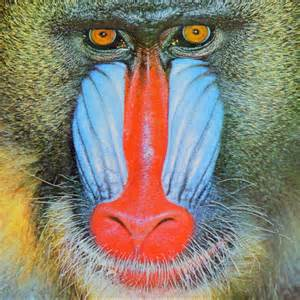
#> input picture numpy_section/image1.jpg, 300 x 300 px
$ jupyter execute NumpyTutorial.ipynb   (shell and % lines are left out)
#> lines starting #> are read from the running program, lines starting #| are printed output that depends on the picture
# Quick and Dirty Guide To Numpy

**So you want to learn about numpy?**

Numpy is an important library for anyone wanting to work with large scale datasets in Python.  Numpy arrays provide value because they are easier and faster to manipulate than traditional python lists.

### Why use numpy arrays instead of Python lists?

1. Saves you time as a programmer: when using lists, you have to use loops to apply a function to each element of an array.  In numpy, all common mathematical computations can be vectorized.  This leads to a much faster runtime, as well as fewer lines of code.

2. Under the hood, numpy arrays use less memory, and are constrained to a single data type, which enables faster execution.

The figure above shows the memory diagram of a numpy array.  Python lists have special functionality where their elements don't all have to be of the same type.  As a result, under the hood python lists are actually an array of pointers that point to the actual array elements.  Hopefully, this fact provides some intuition as to why many operations run faster with numpy arrays as the underlying data structure! Neat!

### Let's get started!

[cell 1]
#It's a common convention to abbreviate numpy as np
import numpy as np

### Creating a Numpy Array
There are many ways to create a numpy array.  In general, the options are
- converting other Python data structures to np.array format
- numpy functions that create new arrays (i.e. np.ones, np.zeros, np.arange)
- reading files from disk (in this class, mostly images)

[cell 2]
#unlike lists, you cannot create an empty numpy array
print("1 dimensional: ")
x = np.array([1,2,3,4,5])
print("Shape: ", x.shape)
x

[cell 3]
print("2 dimensional: ")
y = np.array([[1,2,3,4,5], [6,7,8,9,10]])
print("Shape: ", y.shape)
y

[cell 4]
print("you can create an array of any dimensions using np.zeros")
#the double parentheses mean that you are specifying the shape of the array as a tuple
z = np.zeros((3,3))
z

[cell 5]
#other handy things
identity = np.eye(3)
print(identity)

ones = np.ones((2,2))
ones

### Accessing elements

[cell 6]
#just like a list, np arrays are zero indexed.  This gets the 0th row, col
print(identity[0,0])

#you can also slice arrays
print(identity[0:2, 0:2]) # takes everything up to, but not including, the end index

### Array attributes

[cell 7]
print(identity.shape) #returns tuple of dimensions
print(identity.size) # returns total number of elements
print(identity.dtype) #the default dtype is float64

[cell 8]
#To specify a specific data type, use the dtype parameter in the np.array constructor
x = np.array([1,2,3,4], dtype = np.int32)
x.dtype

### Matrix Operations
Numpy makes it easy to do matrix operations on arrays, like multiply, invert, etc.

[cell 9]
x = np.ones((3,3))
y = np.zeros((3,3))
eye = np.identity(3)

#all arithmetic operations are applied to a matrix element-wise
print("Original: ")
print(x)
print()
print(x + 1)
print()
print(4.5*x)
print()
print(x/2.0)

[cell 10]
#using the multiplication operator will do elementwise multiplication, NOT matrix multiplication
x*eye

[cell 11]
# np.dot can be used for inner products, or for plain - ole matrix multiplication
# to do matrix multiplication, use the np.dot function
# np.dot(x, eye)
x @ eye

[cell 12]
#numpy arrays have builtin methods to calculate summary statistics such as std. dev., mean, min, max, sum
y = np.random.random(9).reshape(3,3)
print("std:", y.std())
print("mean:", y.mean())
print("sum:", y.sum())

print()
#you can also do these operations with respect to a particular axis
print("std (rows):", y.std(axis = 1))
print("mean (rows):", y.mean(axis = 1))

### np concatenate will be your best friend in this class...
A complete list of possible array manipulations can be found here:
https://numpy.org/devdocs/reference/routines.array-manipulation.html

[cell 13]
np.concatenate((x,y), axis = 0)

[cell 14]
result = np.concatenate((x,y), axis = 1)
result

[cell 15]
#not an inplace operation, if you want it to persist you need to reassign the variable using =
np.transpose(result)

[cell 16]
#to invert a matrix use np.linalg.inv
x = np.array([[1,1], [1,0]])
np.linalg.inv(x)

### Broadcasting
The term broadcasting refers to how numpy treats doing arithmetic operations on arrays of different shapes.
When operating on two arrays, NumPy compares their shapes element-wise. Two dimensions are compatible when
* they are equal, or
* one of them is 1

If the dimensional are different, but one of them is 1, then numpy will apply the operation to each column on that axis

[cell 17]
x = np.array(range(5))
x = x.reshape(5, 1)
print("x is a column vector")
print()
print(x.shape)
print(x)

y = np.ones((5))
print("y is a row vector")
print(y.shape)
print(y)

[cell 18]
print(x+y)

### Real world example of why broadcasting is useful

[cell 19]
# Suppose we have a matrix where we want to normalize the rows to have mean zero
matrix = 10*np.random.rand(4,5)
matrix

[cell 20]
row_means = matrix.mean(axis = 1).reshape((4,1))
row_means

[cell 21]
matrix = matrix - row_means
print(matrix)
matrix.mean(axis = 1)

### Using boolean masks
In numpy, when you compare two arrays, you get a boolean mask as the output.  You can then use this boolean mask to grab specific values in an array.

[cell 22]
array = np.array(range(20)).reshape((4,5))
output = array > 10
output

[cell 23]
array[output]

[cell 24]
#you can combine boolean statements for more complicated operations
mask = (array < 5) | (array > 15)
mask

## Practice boolean mask problem
Given a matrix, change all of the negative values to zero

[cell 25]
matrix = 2*np.random.rand(5, 5) - 1
print(matrix)

[cell 26]
### SOLUTION ###
mask = matrix < 0
print(mask)
matrix[mask] = 0
print(matrix)

### Reshaping

[cell 27]
#when your reshape, by default you fill the new array by rows
x = np.linspace(1, 12, 6)
print(x)
x = x.reshape((3,2)) #does not reshape in place!
x

# Demo
Imagine I want to apply the function $f(x) = x^2 + x -6$ to every emelent of an array

[cell 28]
#First let's try it with python lists
import random
random.seed(1)
h = 1000
w = 2

def func(x):
    return x**2 + x - 6

first_list = [[random.randint(-10,10), random.randint(-10,10)] for i in range(h)]
print(len(first_list))
first_list[:10]

[cell 29]
for i in range(h):
    for j in range(w):
        first_list[i][j] = func(first_list[i][j])

[cell 30]
first_list[:10]

### Now let's do the same thing with numpy arrays

[cell 31]
#By default, rand returns a rnadom number in the range [0,1) - so we normalize to get the values we want
array = np.random.rand(h* w).reshape((h,w))
array = array*20 - 10
print(array[:10])

[cell 32]
array = array**2 + array - 6

[cell 33]
#Check that it worked
print(array[:10])

### It's way faster!

# Making Plots in Jupyter Notebook
A Matplotlib figure can be categorized into several parts as below:

**Figure:** It is a whole figure which may contain one or more than one axes (plots). You can think of a Figure as a canvas which contains plots.

**Axes:** It is what we generally think of as a plot. A Figure can contain many Axes. It contains two or three (in the case of 3D) Axis objects. Each Axes has a title, an x-label and a y-label.

**Axis:** They are the number line like objects and take care of generating the graph limits.

[cell 34]
import matplotlib.pyplot as plt

[cell 35]
x = np.arange(10)**2
print(x)
plt.plot(x)
plt.show()
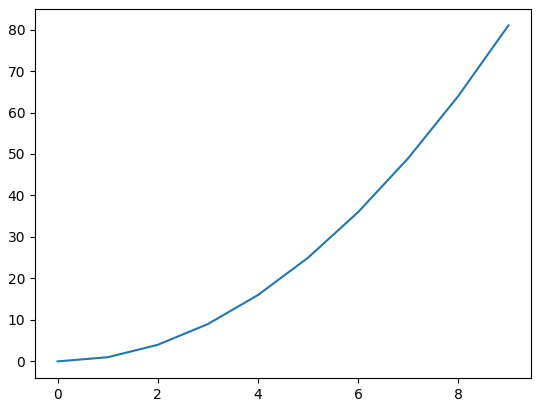
#> figure drawn by matplotlib, 1 panel; curve peaks at x = 9, y = 81

[cell 36]
plt.figure(figsize = (15,15))
plt.plot(x)
plt.title("This is a graph")
plt.xlabel("this is the x label")
plt.ylabel("this is the y label")
plt.show()
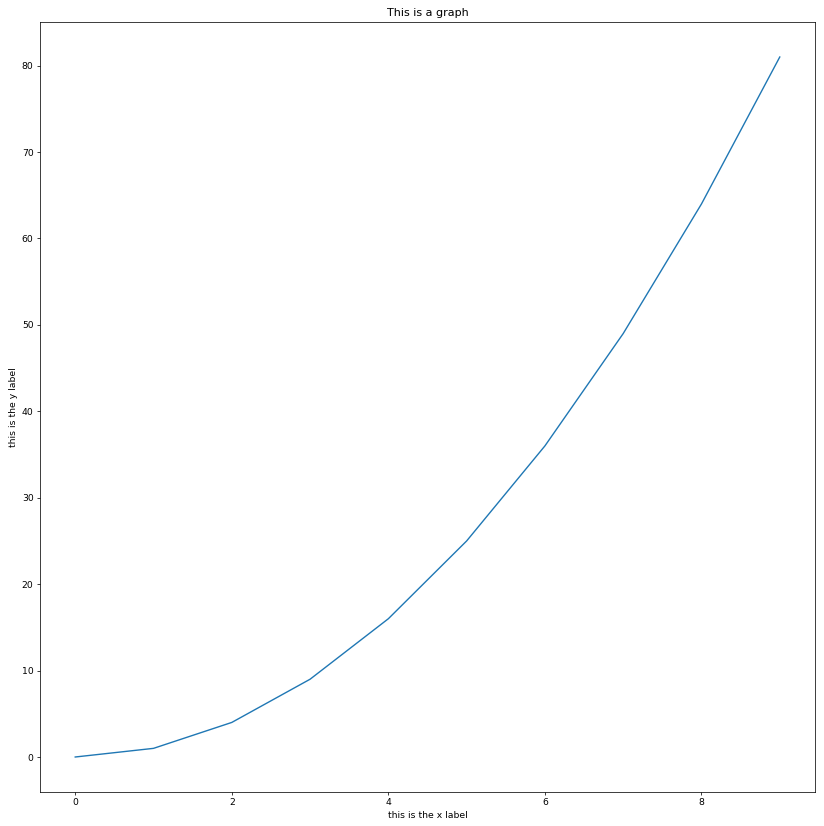
#> figure drawn by matplotlib, 1 panel; curve peaks at x = 9, y = 81

# Part 2

### Data Structures in Python
You may have noticed that it can be tricky to manipulate arrays in python because by default, python passed objects as references. In this section, we'll explain this behavior, and giving some debugging tools to use when confronted with related issues.

[cell 37]
array = np.linspace(1, 10, 10)
array

[cell 38]
dup = array
dup

[cell 39]
array[0] = 100
dup

[cell 40]
print(id(array))
print(id(dup))

### Notice that the dup and array point to the same object!
How would we fix this?

### Use the copy library, or np.array.copy
IMPORTANT: Using the slicing syntax [:] doesn't always work

[cell 41]
#slicing
array = np.linspace(1, 10, 10)
dup = array[:]
print(id(array))
print(id(dup))
array[0] = 100
dup

[cell 42]
#using copy
import copy
array = np.linspace(1, 10, 10)
dup = copy.deepcopy(array)
print(id(array))
print(id(dup))
array[0] = 100
dup

Beware of copy vs. deepcopy!

https://docs.python.org/2/library/copy.html

[cell 43]
#numpy arrays also have a builtin copy function
array = np.linspace(1, 10, 10)
dup = array.copy()
print(id(array))
print(id(dup))
array[0] = 100
dup

### Let's try it with multidimensional arrays

[cell 44]
def display(img):
    # Show image
    plt.figure(figsize = (5,5))
    plt.imshow(img)
    plt.axis('off')
    plt.show()

def load(image_path):
#> called with image_path = 'image1.jpg'
    out = io.imread(image_path)
#> out is the input picture: shape (300, 300, 3); mean R, G, B 137.8, 129.1, 113.5

    # Let's convert the image to be between the correct range.
    out = out.astype(np.float64) / 255
    return out

[cell 45]
from skimage import io
img = load('image1.jpg')
display(img)

[cell 46]
def rgb_exclusion(image, channel):
#> called with channel = 'G'
    out = image
    if channel == 'R':
        out[:, :, 0] = 0
    elif channel == 'G':
        out[:, :, 1] = 0
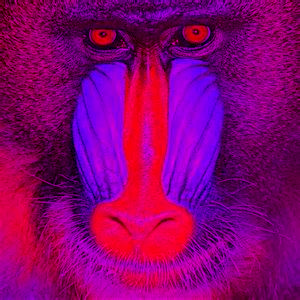
#> out: shape (300, 300, 3) float64; mean R, G, B 0.54, 0, 0.445
    elif channel == 'B':
        out[:, :, 2] = 0

    return out

no_green = rgb_exclusion(img, 'G')
display(no_green)

display(img)

[cell 47]
img = load('image1.jpg')
display(img)

[cell 48]
#TODO: How to fix?
def rgb_exclusion(image, channel):
    out = image.copy()
    if channel == 'R':
        out[:, :, 0] = 0
    elif channel == 'G':
        out[:, :, 1] = 0
    elif channel == 'B':
        out[:, :, 2] = 0

    return out

no_green = rgb_exclusion(img, 'G')
display(no_green)

display(img)

# Summary: when in doubt, use deepcopy

### Sorting

[cell 49]
test = np.random.random(10)
print(test)
print(np.sort(test))
print(np.argsort(test))

### Linear Algebra
We can use the np.linalg module to do a lot of linear algebra stuff withpretty clean syntax.

For example, say we wanted to solve the linear system $$ Ax = b$$.

[cell 50]
A = np.array([[1, 1], [2, 1]])
b = np.array([[1], [0]])
#This function takes parameters A, b, and returns x such that Ax =b.
x = np.linalg.solve(A, b)
x

### How about more complicated stuff?
Imagine trying to find a line of best fit.

Linear regression finds the "line of best fit" by minimizing the residual sum of squares.

If we have n datapoints $\{(x_1, y_1), ... ,(x_n, y_n)\}$, the objective function takes the form
$$loss(X) = \Sigma_{i = 1}^n (y_i - f(x_i))^2$$ where $$f(x_i) = \theta_0 + \theta_1 x_1 + ... +\theta_n x_n$$

It turns out the parameters such that the loss function is minimized are given by the closed form solution

$$\theta = (X^T X)^{-1} X^T y$$

Let's see it in action!!!

[cell 51]
x = np.concatenate((np.linspace(1, 5, 10).reshape(10, 1), np.ones(10).reshape(10, 1)), axis = 1)
y = x[:,0].copy() + 2*np.random.rand(10) - 0.5
plt.scatter(x[:,0], y)
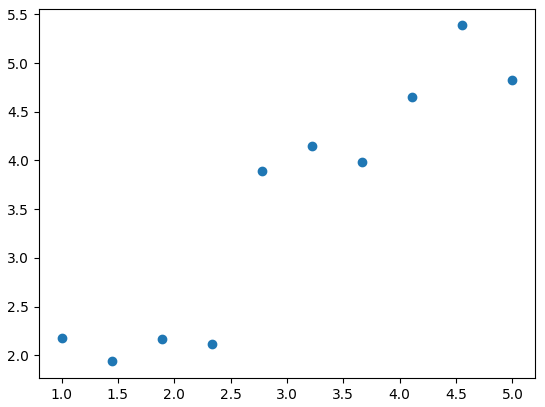
#> figure drawn by matplotlib, 1 panel

[cell 52]
theta = np.linalg.lstsq(x, y, rcond=None)[0]
print(theta)

[cell 53]
plt.scatter(x[:,0], y)
plt.plot(x[:,0], x[:,0]*theta[0] + theta[1])
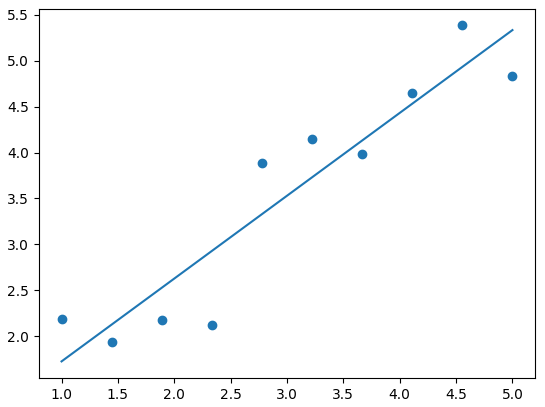
#> figure drawn by matplotlib, 1 panel; curve peaks at x = 5, y = 5.33
